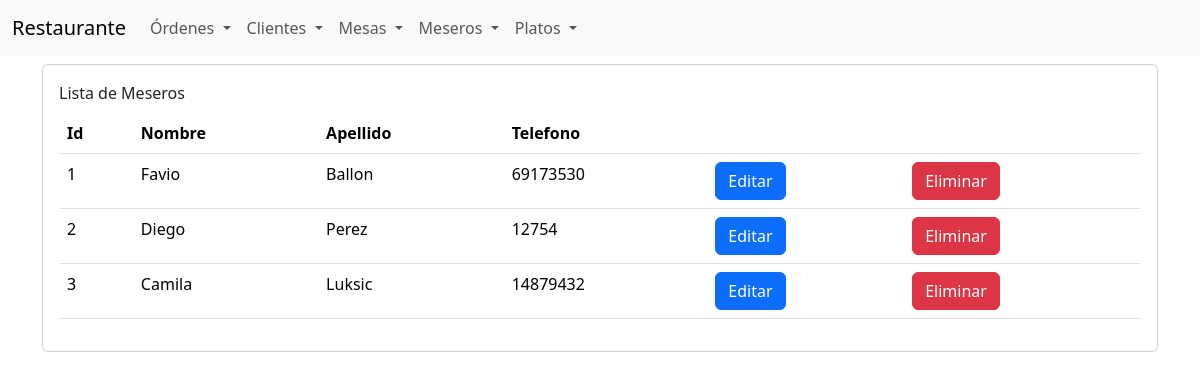
The app's page /restaurante/meseros with its own data.
### restaurante/models/meseros.py (models this page shows, shortened)
class Meseros(models.Model):
    nombre = models.CharField(max_length=100)
    apellido = models.CharField(max_length=100)
    telefono = models.CharField(max_length=100)

### restaurante/views/meseros_views.py (the view)
# urls.py: path("meseros", views.meseros_list, name="meseros_list"),
def meseros_list(request):
    meseros = Meseros.objects.all()
    return render(
        request,
        "restaurante/meseros/list.html",
        {"meseros": meseros}
    )

### templates/restaurante/meseros/list.html (shortened to what this page needs)
{% extends "restaurante/base.html" %}
{% block content %}
    <div class="container">
        <div class="row">
            <div class="col">
                <div class="card mt-2">
                    <div class="card-body">
                        <div class="card-title">Lista de Meseros</div>
                        <table class="table">
                            <thead>
                            <tr>
                                <th>Id</th>
                                <th>Nombre</th>
                                <th>Apellido</th>
                                <th>Telefono</th>
                                <th></th>
                                <th></th>
                            </tr>
                            </thead>
                            <tbody>
                            {% for mesero in meseros %}
                                <tr>
                                    <td> {{ mesero.id }}</td>
                                    <td> {{ mesero.nombre }}</td>
                                    <td> {{ mesero.apellido }}</td>
                                    <td> {{ mesero.telefono }}</td>
                                    <td>
                                        <a class="btn btn-primary"
                                           href="{% url "meseros_edit" mesero.id %}">Editar</a>
                                    </td>
                                    <td>
                                        <form action="{% url "meseros_delete" mesero.id %}" method="post">
                                            <input class="btn btn-danger" type="submit" value="Eliminar">
                                        </form>
                                    </td>
                                </tr>
                            {% endfor %}
                            </tbody>
                        </table>
                    </div>
                </div>
            </div>
        </div>
    </div>
{% endblock %}

### records on screen
Meseros: id "1", nombre "Favio", apellido "Ballon", telefono "69173530"
Meseros: id "2", nombre "Diego", apellido "Perez", telefono "12754"
Meseros: id "3", nombre "Camila", apellido "Luksic", telefono "14879432"
